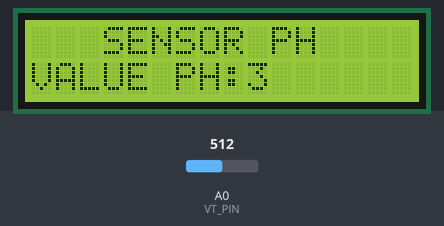
Bench run of a sketch on a simulated ESP8266 (NodeMCU). Shown: 16×2 character LCD. The inputs (shaded band) are chosen by the test bench; at power-on: A0 (VT_PIN) = 512. WiFi joins after 1.5 s; servers stay silent unless stated; the local clock reads 2024-03-15 10:24:30 at power-on unless the sketch sets it; what the sketch prints to the serial monitor is not drawn.

Above: at 2.7 s.
2.8 s: A0 (VT_PIN) set to 660
At 4.2 s:
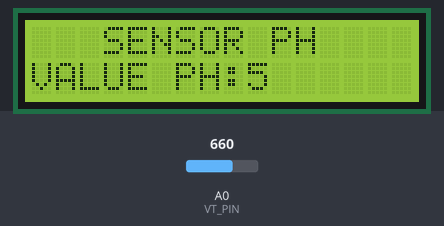
4.5 s: A0 (VT_PIN) set to 630
At 6.0 s:
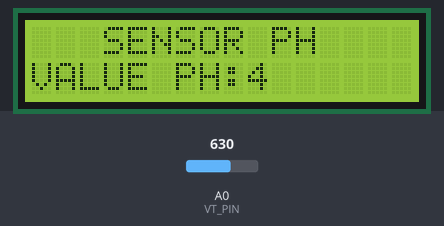
6.4 s: A0 (VT_PIN) set to 716
At 7.7 s:
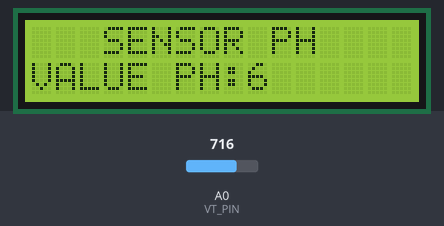
Timing chart, 0 to 9.4 s (numbered marks = the images above; inputs shaded):
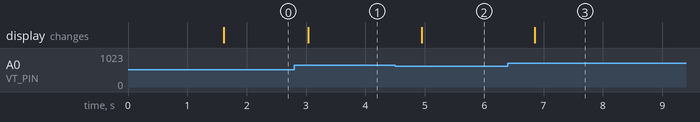

The sketch:

ESP8266_PH_READ.ino
```cpp
#include <time.h>
#include <ESP8266WiFi.h>
#include "FirebaseESP8266.h"
#include <Wire.h>
#include <LiquidCrystal_I2C.h>
#include <TridentTD_LineNotify.h>

#define VT_PIN A0
#define FIREBASE_HOST   "db-ionics-tester.firebaseio.com"
#define FIREBASE_AUTH   "QoZE7t6nSIHXKSW7BqQQZvgLyXvhdow4oFKILM8d"
#define WIFI_SSID       "dlink-ABD0"
#define WIFI_PASSWORD   "yyafr68490"
#define LINE_TOKEN      "VOwca6uoY6T5vR6A43J7zwg2PtOWG2z4wGvgTLFsN3u"

FirebaseData fbdo;
LiquidCrystal_I2C lcd(0x27, 16, 2);

boolean check_round = false;
struct tm* p_tm;
char ntp_server1[20] = "pool.ntp.org";
char ntp_server2[20] = "time.nist.gov";
char ntp_server3[20] = "time.uni.net.th";
String times = "";
int Minutes;
int vt_temps = 0;
int vt_temp = 0;

void setup() {

  Serial.begin(115200);
  lcd.init();
  lcd.backlight();
  lcd.setCursor(3, 0);
  lcd.print("Hello, world!");
  lcd.clear();

  // connect to wifi.
  WiFi.begin(WIFI_SSID, WIFI_PASSWORD);
  Serial.print("connecting");
  while (WiFi.status() != WL_CONNECTED) {
    Serial.print(".");
    delay(500);
  }
  Serial.println();
  Serial.print("connected: ");
  Serial.println(WiFi.localIP());

  Firebase.begin(FIREBASE_HOST, FIREBASE_AUTH);
  Firebase.reconnectWiFi(true);

  LINE.setToken(LINE_TOKEN);

  LINE.notify("เริ่มการทำงาน...");

  configTime(7 * 3600, 0, ntp_server1, ntp_server2, ntp_server3);
  Serial.println("\nWaiting for time");
}

void loop() {

  // Time
  time_t time_now = time(nullptr);
  p_tm = localtime(&time_now);
  Minutes = p_tm->tm_min;
  times = ctime(&time_now);

  vt_temp = analogRead(VT_PIN);
  Serial.println("VALUE PH: " + String(analogRead(VT_PIN)));

  if (vt_temp > 0 && vt_temp < 640) {
    vt_temps = constrain(vt_temps, 0, 640);
    vt_temps =  map(vt_temp, 0, 640, 0, 4); // น้ำส้ม 511
    Serial.println("VALUE PH: " + String(vt_temps));
    lcd.setCursor(3, 0);
    lcd.print("SENSOR PH");
    lcd.setCursor(0, 1);
    lcd.print("VALUE PH:");
    lcd.setCursor(9, 1);
    lcd.print(vt_temps);
    lcd.print("       ");
  }
  else if (vt_temp > 650 && vt_temp < 740) {
    vt_temps = constrain(vt_temps, 650, 740);
    vt_temps =  map(vt_temp, 650, 740, 5, 7); // น้ำเปล่า 700
    Serial.println("VALUE PH: " + String(vt_temps));
    lcd.setCursor(3, 0);
    lcd.print("SENSOR PH");
    lcd.setCursor(0, 1);
    lcd.print("VALUE PH:");
    lcd.setCursor(9, 1);
    lcd.print(vt_temps);
    lcd.print("       ");
  }
  else if (vt_temp > 750 && vt_temp < 1024) {
    vt_temps = constrain(vt_temps, 750, 1024);
    vt_temps =  map(vt_temp, 750, 1024, 8, 14); // น้ำสบู่
    Serial.println("VALUE PH: " + String(vt_temps));
    lcd.setCursor(3, 0);
    lcd.print("SENSOR PH");
    lcd.setCursor(0, 1);
    lcd.print("VALUE PH:");
    lcd.setCursor(9, 1);
    lcd.print(vt_temps);
    lcd.print("       ");
  }

  if (Minutes % 5 == 0) {
    Serial.println("CHECK:" + String(Minutes));
    if (vt_temps < 5 && check_round == false) {
      LINE.notify("ค่า pH ต่ำ :" + String(vt_temps));
      check_round = true;
    }
    else if (vt_temps > 7 && check_round == false) {
      LINE.notify("ค่า pH สูง :" + String(vt_temps));
      check_round = true;
    }
  }
  else {
    Serial.println("RESRT:" + String(Minutes));
    check_round = false;
  }

  if (Firebase.setInt(fbdo, "/esp8266/value/", vt_temps)) {
    //    Serial.println("Set int data success");
  } else {
    Serial.print("Error in setInt, ");
    Serial.println(fbdo.errorReason());
  }
  delay(300);
}
```

Measured:
- after the input at 2.8 s, the display: changes after 0.24 s (image 1)
- after the input at 4.5 s, the display: changes after 0.45 s (image 2)
- after the input at 6.4 s, the display: changes after 0.45 s (image 3)
